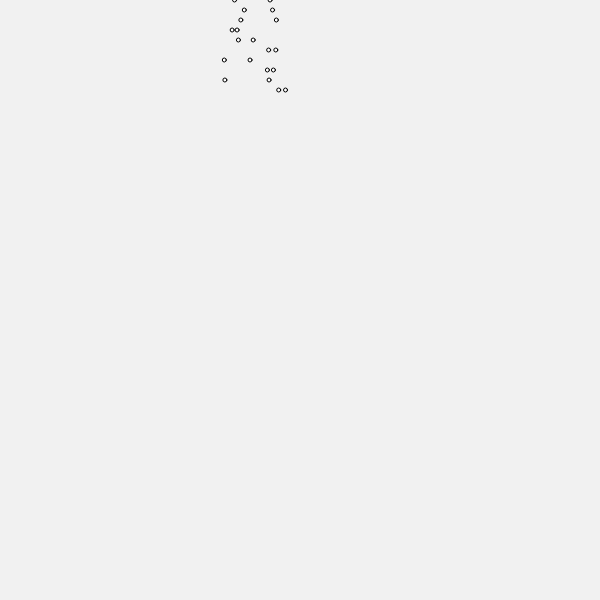
Frame 1 (no input)
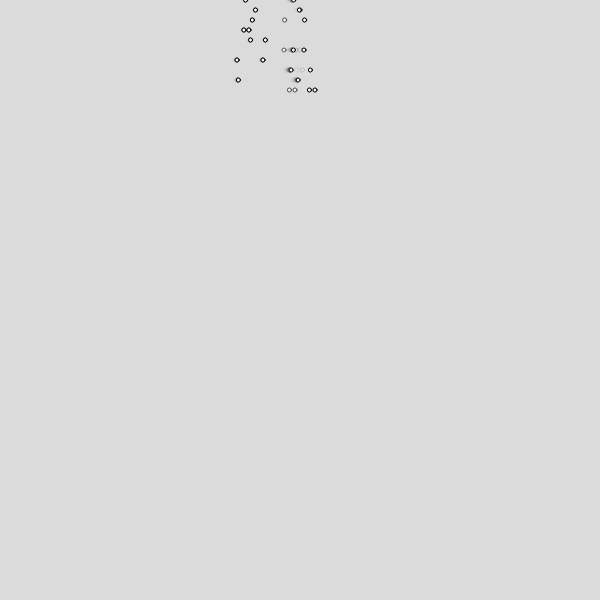
Frame 60 (no input)
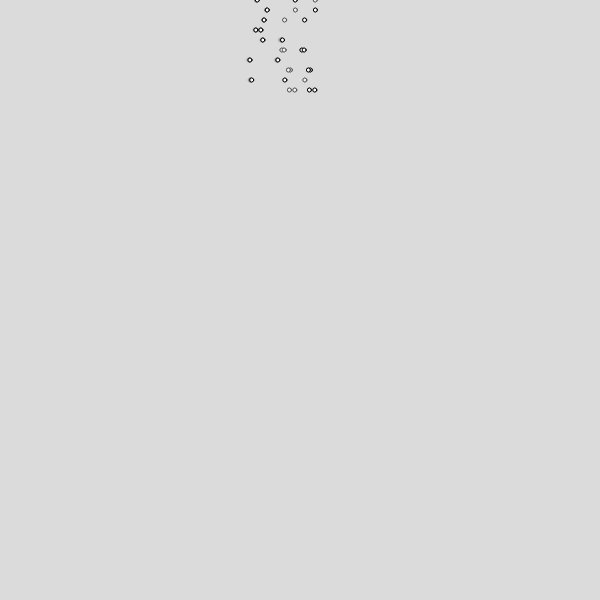
Frame 120 (the mouse pressed at the canvas centre since frame 60)

The p5.js sketch that drew these frames (run headless with seeded random() and noise() and a simulated clock; from frame 60 on, the mouse is pressed at the canvas centre):

// p5.js sketch
// ── sketch.js
var particleLines = [];
var attractionPoints=[];
var gravity;
var half = 300;

function setup() {
  createCanvas(600, 600);
  
  frameRate(60);
  
  for(let i = 0; i < 100; i=i+10) {
    particleLines.push(new ParticleLine(i, 1));
  }
}

function draw() {
  background(220, 220 , 220, 100);
  
  if (keyIsDown(LEFT_ARROW)) {
    accelerateParticles();
  }
  
  for(let particleLine of particleLines) {
    particleLine.applyGravitationalForce();
    particleLine.applyFrictionFromEdges();
    particleLine.draw();
  }  
}

function accelerateParticles() {
  for(let i = 0; i<particleLines.length;i++) {
    particleLines[i].accelerateParticles(1.51);
  }
}

// ── attractionPoint.js
class AttractionPoint {
    
  constructor(position, attractionIntensity) {
    this.position = position;
    this.size = 1;
    this.mass = 60;
    this.attractionIntensity = attractionIntensity;
  }
  
  draw() {
    ellipse(
      this.position.x,
      this.position.y,
      this.size
    )
  }
  
  applyGravitationalForce(particle) {
    let gravity = 1;
    let force = p5.Vector.sub(this.position, particle.position);
    let distance = constrain(force.magSq(), 100, 1000);
    
    let gravitationalForce = gravity * (this.mass * particle.mass / distance);
    force.setMag(gravitationalForce);
    
    particle.applyForce(force);
  }
}
// ── friction.js
class Friction {
  static applyFriction(particle, frictionIntensity) {
    var speed = particle.velocity.mag();
    var frictionMagnitude = frictionIntensity * speed * speed;
    
    var friction = createVector(particle.velocity.x, particle.velocity.y);
    friction.mult(-1);
    friction.normalize();
    friction.mult(frictionMagnitude);
    
    particle.applyForce(friction);
  }
}
// ── particle.js


class Particle {
  constructor(position) {
    this.position = position;
    this.velocity = createVector(0, 0);
    this.acceleration = createVector(0, 0);
    this.size = 4;
    this.mass = 1;
  }

  draw() {
    ellipse(
      this.position.x,
      this.position.y,
      this.size
    )
  }
  
  applyForce(force) {
    let accIncrement = p5.Vector.div(force, this.mass);
    this.acceleration.add(accIncrement);
  }
  
  accelerate(rate) {
    this.acceleration.mult(rate);
  }
  
  update() {
    this.velocity.add(this.acceleration);
    this.position.add(this.velocity.limit(20));
  }
  
  applyFrictionFromEdges() {
    var frictionIntensity = map(
      p5.Vector.sub(createVector(half, half), this.position).mag(),
      0,
      half,
      0,
      1
    );

    var canvasQuarter = width/4;
    if(true) {
      if(frictionIntensity < 0)
         frictionIntensity = frictionIntensity * -1;

      Friction.applyFriction(this, frictionIntensity);
    }
  }
}


// ── particleLine.js
class ParticleLine {
  constructor(positionY, attractionIntensity) {
    this.positionY = positionY;
    this.particles = [];
    this.attractionPoint = new AttractionPoint(createVector(half, positionY), attractionIntensity);
    
    for(let i = 0; i < 2; i++) {
      let r = random(220, 290);
      this.particles.push(new Particle(createVector(r, positionY)));
    }
  }
  
  draw() {
    for(let i = 0; i < this.particles.length; i++) {
      this.particles[i].update();
      this.particles[i].draw();
    }
  }
  
  applyGravitationalForce() {
    for(let i = 0; i < this.particles.length; i++) {
      this.attractionPoint.applyGravitationalForce(this.particles[i]);
    }
  }
  
  applyFrictionFromEdges() {
    for(let i = 0; i < this.particles.length; i++) {
      this.particles[i].applyFrictionFromEdges();
    }
  }
  
  accelerateParticles(multiplier) {
    for(let i = 0; i < this.particles.length; i++) {
      this.particles[i].accelerate(multiplier);
    }
  }
}
// ── streak.html
<!DOCTYPE html><html lang="en">
  <head>
    <link rel="stylesheet" type="text/css" href="style\style.css">
    <meta charset="utf-8">
    <link rel="stylesheet" href="https://stackpath.bootstrapcdn.com/bootstrap/4.3.1/css/bootstrap.min.css" integrity="sha384-ggOyR0iXCbMQv3Xipma34MD+dH/1fQ784/j6cY/iJTQUOhcWr7x9JvoRxT2MZw1T" crossorigin="anonymous">
    <link rel='stylesheet prefetch' href='https://cdnjs.cloudflare.com/ajax/libs/twitter-bootstrap/3.3.7/css/bootstrap.min.css'>
    <script src="https://code.jquery.com/jquery-3.3.1.slim.min.js" integrity="sha384-q8i/X+965DzO0rT7abK41JStQIAqVgRVzpbzo5smXKp4YfRvH+8abtTE1Pi6jizo" crossorigin="anonymous"></script>
    <script src="https://cdnjs.cloudflare.com/ajax/libs/popper.js/1.14.7/umd/popper.min.js" integrity="sha384-UO2eT0CpHqdSJQ6hJty5KVphtPhzWj9WO1clHTMGa3JDZwrnQq4sF86dIHNDz0W1" crossorigin="anonymous"></script>
    <script src="https://stackpath.bootstrapcdn.com/bootstrap/4.3.1/js/bootstrap.min.js" integrity="sha384-JjSmVgyd0p3pXB1rRibZUAYoIIy6OrQ6VrjIEaFf/nJGzIxFDsf4x0xIM+B07jRM" crossorigin="anonymous"></script>
    <script src="js\service.js"></script>
    <script>
      function loadSessions() {
      Service.getAllSessions((sessions) => {
        for(let session of sessions) {          
          var date = session.StarTime;
          var percentage = session.Stress;
          var color = '';
          var degreesChart = (percentage / 100 * 360) - 360;

          if(percentage < 30) {
            color = 'blue';
          } else if (percentage < 40){
            color = 'yellow';
          } else {
            color = 'red';
          }
          
          document.getElementById('list-results').innerHTML += "<div class=\"col\">"
                                      +"<div class=\"card bg-light px-2\" style=\"max-width: 18rem;\">" 
                                      +"  <div class=\"card-header\">"+date+"</div>"
                                       +" <div class=\"card-body\">"
                                        +"   <h5 class=\"card-title\">Stressful periods:</h5> " 
                                         +" <div id=\""+session.Id+"\" class=\"progress "+ color +" mx-auto\" >" 
                                          +"  <span class=\"progress-left\"> "
                                            +"    <span class=\"progress-bar\"></span>"
                                            +" </span>" 
                                            +"<span class=\"progress-right\" >"
                                              +" <span class=\"progress-bar\" style=\"-webkit-transform: rotate("+degreesChart+"deg);transform: rotate("+degreesChart+"deg);\"></span>"
                                              +"</span>"
                                              +"<div class=\"progress-value\">"+percentage+"%</div>"
                                              +"</div>"
                                              +"</div>"
                                              +"</div>"
                                              +"</div>";
         }

      });
    }
    </script>

  </head>
  <body onload="loadSessions()">
    <div>
      <div class="jumbotron ">
        <div style="margin-left: 50px;">
          <h1>Results</h1>
        </div>
      </div>

      <div class="card" style="margin: 50px;">
        <div class="card-header">
          Current streak
        </div>
        <div class="card-body">
          <h4 class="card-title">It's been 3 days since you had a session with 40% of stress periods* or above.</h4>
          <p class="card-text">* Periods with high variations of sound are classified as stressful periods.</p>
        </div>
      </div>
      <div class="container">
      <div id="list-results" class="row" style="margin-bottom: 200px;">

      </div>
    </div>
  </div>
</body>
</html>
